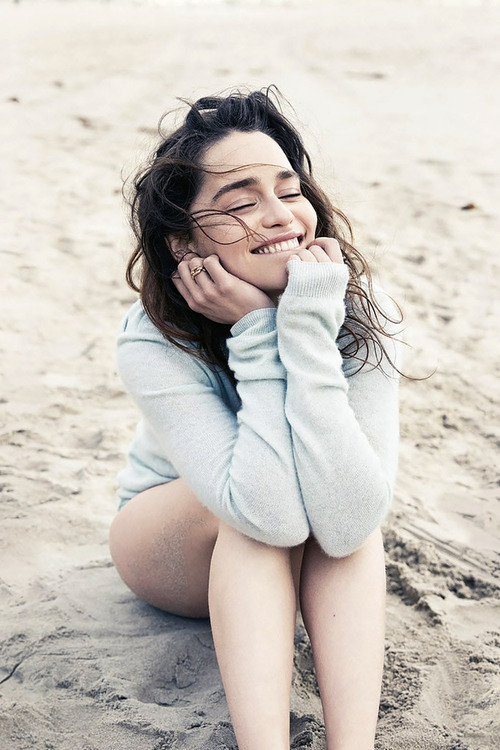
#> input picture emiliaclarke.jpg, 500 x 750 px, found by its file name
$ python respostas.py
#> lines starting #> are read from the running program, lines starting #| are printed output that depends on the picture
#> in main, img is the input picture: shape (750, 500, 3); mean R, G, B 203.4, 197.3, 190.3
#> (printed output is left out)
import matplotlib.pyplot as plt
import matplotlib.image as mpimg
import numpy as np


def show_image(im):
    image = mpimg.imread(im)
    plt.imshow(image, interpolation='nearest')
    plt.show()

def n_channels(altura, largura, nchannels):
    return nchannels

def size(altura, largura, nchannels):
    return altura, largura

def imreadgray(im):
    image = mpimg.imread(im)
    # Array slicing. A aplicação de uma pseudo cor só é relevante em um único canal,
    # por isso lum_img só recebe um canal. (Tanto faz o qual. R, G ou B)!
    lum_img = image[:,:,0]
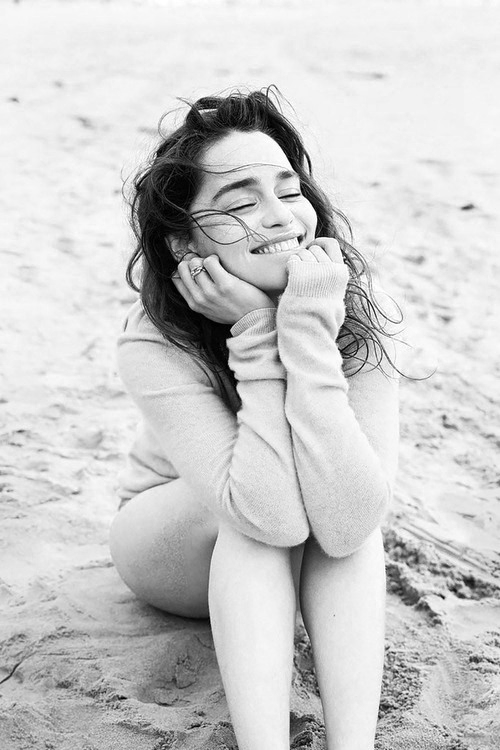
#> lum_img: shape (750, 500); min 0, max 255, mean 203.4
    plt.imshow(lum_img, cmap="gray")
    plt.show()
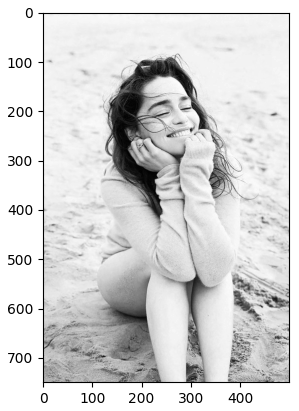
#> figure drawn by matplotlib, 1 panel


def negative(im, altura, largura):
	for row in range(altura):
		for col in range(largura):
			red = 255 - im[row][col][0]
			green = 255 - im[row][col][1]
			blue = 255 - im[row][col][2]
			im[row][col] = [red, green, blue]
	return im


def main():
    path = '/home/rafael/Documentos/ProceImgs/emiliaclarke.jpg'

    #Exibe a imagem em nd.array
    img = mpimg.imread(path)
    print(img)

    #Converte a imagem en nd.array para uma imagem de fato
    imgplot = plt.imshow(img)
    #plt.show(imgplot)

    #Mostra a imagem original no console
    #Recebe uma imagem como parametro e a exibe. Só isso.
    #show_image(path)

    #Recebe uma imagem como parametro e a retorna em escala de cinza.
    imreadgray(path)

    shape = img.shape
#> shape = (750, 500, 3)

    #Numero de canais da imagem
    print('O número de canais da imagem é de: {0}'
          .format(n_channels(*shape)))
#| O número de canais da imagem é de: 3

    #Altura e Largura da imagem
    altura_largura = size(*shape)
#> altura_largura = (750, 500)
    print('A altura da imagem é de: {0} e a largura é de: {1}'
          .format(altura_largura[0], altura_largura[1]))
#| A altura da imagem é de: 750 e a largura é de: 500

    #Negativa da Imagem
    negative_image = negative(img, altura_largura[0], altura_largura[1])
    imgplot_negative = plt.imshow(negative_image)
    plt.show(imgplot_negative)

if __name__ == '__main__':
#> (the run stopped early here; a loop or call above may not have finished)
